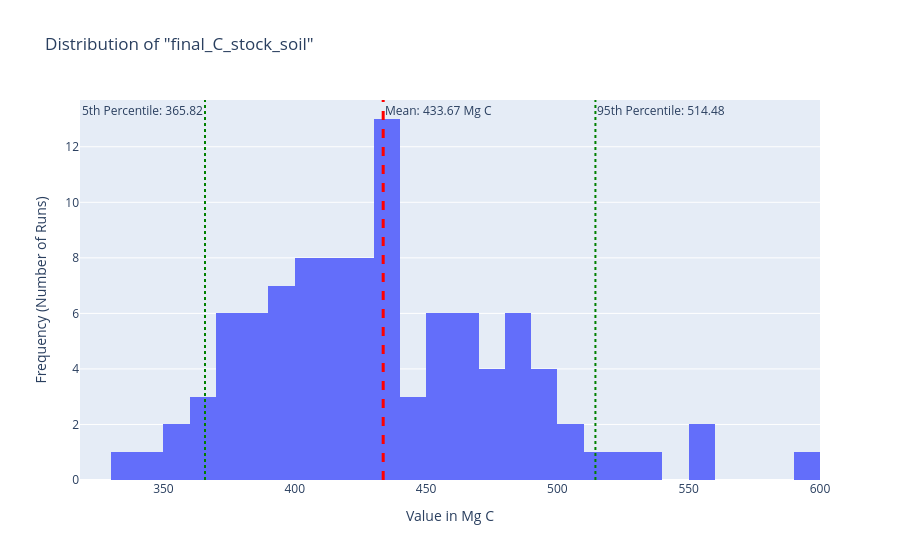
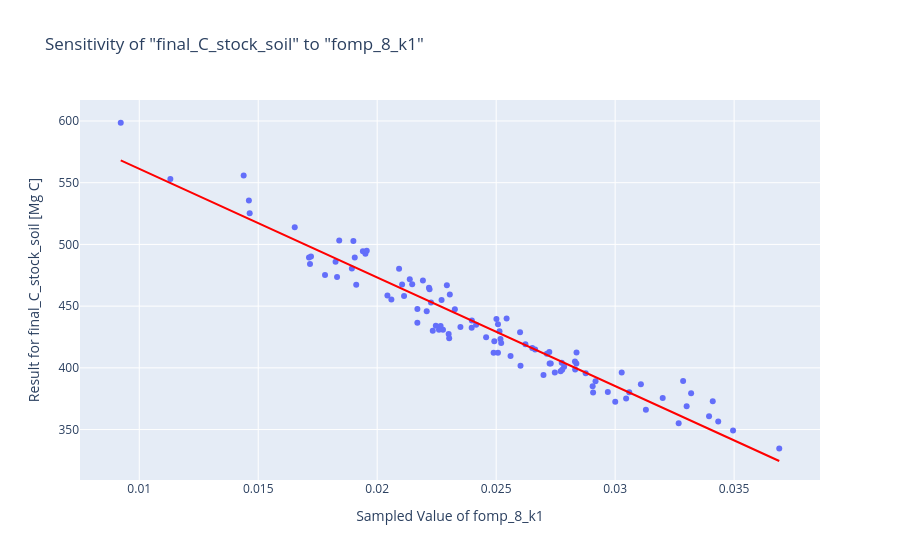

These figures' notebook cell, in order:
### Code cell
# ===================================================================
# Section 4: Results and Visualization (Final Corrected Version)
# ===================================================================

# Prüfe zuerst, welcher Modus gelaufen ist
if RUN_MONTE_CARLO:
    # --- VISUALIZATION FOR MONTE CARLO RUN ---
    # Stelle sicher, dass Ergebnisse vorhanden sind
    if df_mc_results is not None and not df_mc_results.empty:
        print("\n--- Monte Carlo Results Summary ---")
        print(df_mc_results.describe())

        # Zeige die Verteilung des wichtigsten Ergebnisses
        plot_mc_distribution(df_mc_results, 'final_C_stock_soil', unit='Mg C')

        # Zeige eine Beispiel-Sensitivitätsanalyse
        uncertain_input_to_test = 'fomp_8_k1'
        if uncertain_input_to_test in df_mc_results.columns:
            plot_mc_sensitivity_scatter(df_mc_results, uncertain_input_to_test, 'final_C_stock_soil', unit='Mg C')
        else:
            print(f"\nNOTE: Sensitivity plot for '{uncertain_input_to_test}' skipped, as it was not in the uncertainty parameters.")
    else:
        print("\nINFO: Monte Carlo run was selected, but no results were generated.")
        
else:
    # --- VISUALIZATION FOR SINGLE DETERMINISTIC RUN ---
    # Stelle sicher, dass Ergebnisse vorhanden sind
    if my_mfa_system_with_results is not None:
        print("\n--- Displaying results for single run ---")
        
        # --- 4.1 Interactive Sankey Diagram ---
        print("Displaying interactive Sankey diagram:")
        # Dieser Aufruf ist jetzt sicher, da er nur im richtigen "Pfad" stattfindet
        plot_interactive_sankey(my_mfa_system_with_results)
        
        # --- 4.2 Process Dynamics Plot (Inflow-Stock-Outflow) ---
        print("\nDisplaying Inflow-Stock-Outflow Dynamics:")
        plot_process_dynamics(my_mfa_system_with_results, all_excel_data['2_1_Definition_Processes'])
        
        # --- 4.3 Dynamic Stock Composition Plot ---
        print("\nDisplaying Dynamic Stock Composition:")
        if dsm_details:
             plot_dynamic_stock_composition(dsm_details, my_mfa_system_with_results)
        else:
             print("--> DSM calculation was not run or no DSM processes are defined. Nothing to display.")
        
        # --- 4.4 FOMP Dynamics Plot ---
        print("\nDisplaying FOMP Dynamics:")
        if FOMP_PARAMS:
             plot_fomp_dynamics(my_mfa_system_with_results, FOMP_PARAMS)
        else:
             print("--> No FOMP parameters defined. Nothing to display.")
        
        # --- 4.5 Flow Dynamics Plot ---
        print("\nDisplaying Flow Dynamics:")
        plot_flow_dynamics(my_mfa_system_with_results)
    else:
        print("\nINFO: Single run was selected, but no results were generated.")

### Figure 1 — Plotly figure (JSON) as saved in the notebook; plotly's stock layout.template omitted (floating-point values rounded to 4 significant figures)
{"data": [{"name": "Distribution", "nbinsx": 50, "type": "histogram", "x": [412.1, 445.9, 455.3, 412.5, 535.6, 458.1, 356.6, 412.3, 394.2, 423.3, 430.1, 489.5, 420.1, 386.7, 416.0, 429.7, 467.0, 489.3, 411.4, 380.4, 492.5, 480.5, 368.8, 403.6, 439.6, 433.1, 403.5, 484.1, 380.0, 400.9, 447.5, 486.0, 334.6, 430.9, 372.9, 452.9, 366.1, 355.0, 463.7, 447.7, 375.5, 389.3, 398.6, 421.6, 424.7, 467.4, 379.3, 434.9, 555.9, 372.5, 375.1, 438.3, 385.0, 494.4, 405.2, 455.0, 471.8, 502.8, 412.8, 396.3, 434.0, 360.8, 427.5, 401.7, 480.3, 459.5, 380.2, 414.8, 467.4, 467.8, 490.3, 430.8, 473.5, 475.2, 349.2, 432.6, 470.8, 428.9, 503.2, 525.2, 404.1, 458.6, 436.5, 397.2, 389.2, 494.9, 465.0, 409.7, 403.5, 435.2, 396.2, 419.1, 434.2, 440.0, 553.0, 513.9, 424.0, 398.6, 598.6, 395.6]}], "layout": {"annotations": [{"showarrow": false, "text": "Mean: 433.67 Mg C", "x": 433.7, "xanchor": "left", "xref": "x", "y": 1, "yanchor": "top", "yref": "y domain"}, {"showarrow": false, "text": "5th Percentile: 365.82", "x": 365.8, "xanchor": "right", "xref": "x", "y": 1, "yanchor": "top", "yref": "y domain"}, {"showarrow": false, "text": "95th Percentile: 514.48", "x": 514.5, "xanchor": "left", "xref": "x", "y": 1, "yanchor": "top", "yref": "y domain"}], "legend": {"title": {"text": "Metrics"}}, "shapes": [{"line": {"color": "red", "dash": "dash", "width": 3}, "type": "line", "x0": 433.7, "x1": 433.7, "xref": "x", "y0": 0, "y1": 1, "yref": "y domain"}, {"line": {"color": "green", "dash": "dot", "width": 2}, "type": "line", "x0": 365.8, "x1": 365.8, "xref": "x", "y0": 0, "y1": 1, "yref": "y domain"}, {"line": {"color": "green", "dash": "dot", "width": 2}, "type": "line", "x0": 514.5, "x1": 514.5, "xref": "x", "y0": 0, "y1": 1, "yref": "y domain"}], "title": {"text": "Distribution of \"final_C_stock_soil\""}, "xaxis": {"title": {"text": "Value in Mg C"}}, "yaxis": {"title": {"text": "Frequency (Number of Runs)"}}}}

### Figure 2 — Plotly figure (JSON) as saved in the notebook; plotly's stock layout.template omitted (floating-point values rounded to 4 significant figures)
{"data": [{"hovertemplate": "Sampled Value of fomp_8_k1=%{x}<br>Result for final_C_stock_soil [Mg C]=%{y}<extra></extra>", "legendgroup": "", "marker": {"color": "#636efa", "symbol": "circle"}, "mode": "markers", "name": "", "orientation": "v", "showlegend": false, "type": "scatter", "x": [0.02508, 0.02208, 0.0206, 0.02838, 0.01461, 0.02113, 0.03433, 0.02489, 0.02699, 0.02518, 0.02234, 0.01906, 0.02521, 0.03108, 0.02652, 0.02514, 0.02293, 0.01713, 0.02713, 0.02969, 0.0195, 0.01894, 0.033, 0.02725, 0.02501, 0.0235, 0.02837, 0.01718, 0.02907, 0.02786, 0.02326, 0.01825, 0.0369, 0.02276, 0.0341, 0.02226, 0.03129, 0.03267, 0.0222, 0.02169, 0.032, 0.03286, 0.02832, 0.02492, 0.02458, 0.01912, 0.03319, 0.02416, 0.01439, 0.03, 0.03046, 0.02398, 0.02905, 0.0194, 0.02831, 0.02271, 0.02137, 0.019, 0.02723, 0.02746, 0.02267, 0.03395, 0.023, 0.02602, 0.02092, 0.02305, 0.03059, 0.02664, 0.02105, 0.02147, 0.01722, 0.0226, 0.01831, 0.01781, 0.03496, 0.02397, 0.02192, 0.026, 0.0184, 0.01464, 0.02776, 0.02043, 0.02169, 0.02771, 0.02917, 0.01956, 0.02218, 0.0256, 0.02729, 0.02508, 0.03028, 0.02623, 0.02246, 0.02544, 0.01131, 0.01653, 0.02303, 0.02778, 0.009223, 0.02876], "xaxis": "x", "y": [412.1, 445.9, 455.3, 412.5, 535.6, 458.1, 356.6, 412.3, 394.2, 423.3, 430.1, 489.5, 420.1, 386.7, 416.0, 429.7, 467.0, 489.3, 411.4, 380.4, 492.5, 480.5, 368.8, 403.6, 439.6, 433.1, 403.5, 484.1, 380.0, 400.9, 447.5, 486.0, 334.6, 430.9, 372.9, 452.9, 366.1, 355.0, 463.7, 447.7, 375.5, 389.3, 398.6, 421.6, 424.7, 467.4, 379.3, 434.9, 555.9, 372.5, 375.1, 438.3, 385.0, 494.4, 405.2, 455.0, 471.8, 502.8, 412.8, 396.3, 434.0, 360.8, 427.5, 401.7, 480.3, 459.5, 380.2, 414.8, 467.4, 467.8, 490.3, 430.8, 473.5, 475.2, 349.2, 432.6, 470.8, 428.9, 503.2, 525.2, 404.1, 458.6, 436.5, 397.2, 389.2, 494.9, 465.0, 409.7, 403.5, 435.2, 396.2, 419.1, 434.2, 440.0, 553.0, 513.9, 424.0, 398.6, 598.6, 395.6], "yaxis": "y"}, {"hovertemplate": "<b>OLS trendline</b><br>final_C_stock_soil = -8802.79 * fomp_8_k1 + 649.319<br>R<sup>2</sup>=0.931518<br><br>Sampled Value of fomp_8_k1=%{x}<br>Result for final_C_stock_soil [Mg C]=%{y} <b>(trend)</b><extra></extra>", "legendgroup": "", "line": {"color": "red"}, "marker": {"color": "#636efa", "symbol": "circle"}, "mode": "lines", "name": "", "showlegend": false, "type": "scatter", "x": [0.009223, 0.01131, 0.01439, 0.01461, 0.01464, 0.01653, 0.01713, 0.01718, 0.01722, 0.01781, 0.01825, 0.01831, 0.0184, 0.01894, 0.019, 0.01906, 0.01912, 0.0194, 0.0195, 0.01956, 0.02043, 0.0206, 0.02092, 0.02105, 0.02113, 0.02137, 0.02147, 0.02169, 0.02169, 0.02192, 0.02208, 0.02218, 0.0222, 0.02226, 0.02234, 0.02246, 0.0226, 0.02267, 0.02271, 0.02276, 0.02293, 0.023, 0.02303, 0.02305, 0.02326, 0.0235, 0.02397, 0.02398, 0.02416, 0.02458, 0.02489, 0.02492, 0.02501, 0.02508, 0.02508, 0.02514, 0.02518, 0.02521, 0.02544, 0.0256, 0.026, 0.02602, 0.02623, 0.02652, 0.02664, 0.02699, 0.02713, 0.02723, 0.02725, 0.02729, 0.02746, 0.02771, 0.02776, 0.02778, 0.02786, 0.02831, 0.02832, 0.02837, 0.02838, 0.02876, 0.02905, 0.02907, 0.02917, 0.02969, 0.03, 0.03028, 0.03046, 0.03059, 0.03108, 0.03129, 0.032, 0.03267, 0.03286, 0.033, 0.03319, 0.03395, 0.0341, 0.03433, 0.03496, 0.0369], "xaxis": "x", "y": [568.1, 549.8, 522.7, 520.7, 520.4, 503.8, 498.5, 498.1, 497.8, 492.6, 488.7, 488.1, 487.3, 482.6, 482.1, 481.6, 481.0, 478.6, 477.6, 477.1, 469.5, 468.0, 465.2, 464.1, 463.3, 461.2, 460.3, 458.4, 458.4, 456.4, 454.9, 454.1, 453.9, 453.4, 452.7, 451.6, 450.4, 449.8, 449.5, 448.9, 447.5, 446.8, 446.6, 446.4, 444.5, 442.5, 438.3, 438.2, 436.7, 433.0, 430.2, 429.9, 429.2, 428.6, 428.6, 428.0, 427.7, 427.4, 425.4, 423.9, 420.4, 420.2, 418.4, 415.9, 414.8, 411.7, 410.5, 409.6, 409.5, 409.1, 407.6, 405.4, 405.0, 404.8, 404.1, 400.1, 400.0, 399.6, 399.5, 396.1, 393.6, 393.4, 392.5, 387.9, 385.2, 382.8, 381.2, 380.0, 375.7, 373.9, 367.6, 361.7, 360.1, 358.8, 357.1, 350.5, 349.1, 347.1, 341.6, 324.5], "yaxis": "y"}], "layout": {"legend": {"tracegroupgap": 0}, "title": {"text": "Sensitivity of \"final_C_stock_soil\" to \"fomp_8_k1\""}, "xaxis": {"anchor": "y", "domain": [0, 1], "title": {"text": "Sampled Value of fomp_8_k1"}}, "yaxis": {"anchor": "x", "domain": [0, 1], "title": {"text": "Result for final_C_stock_soil [Mg C]"}}}}
